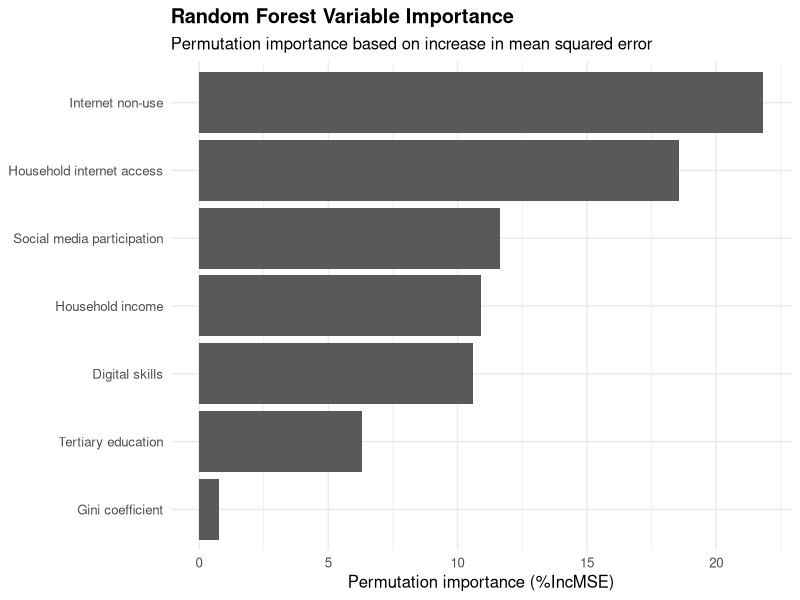
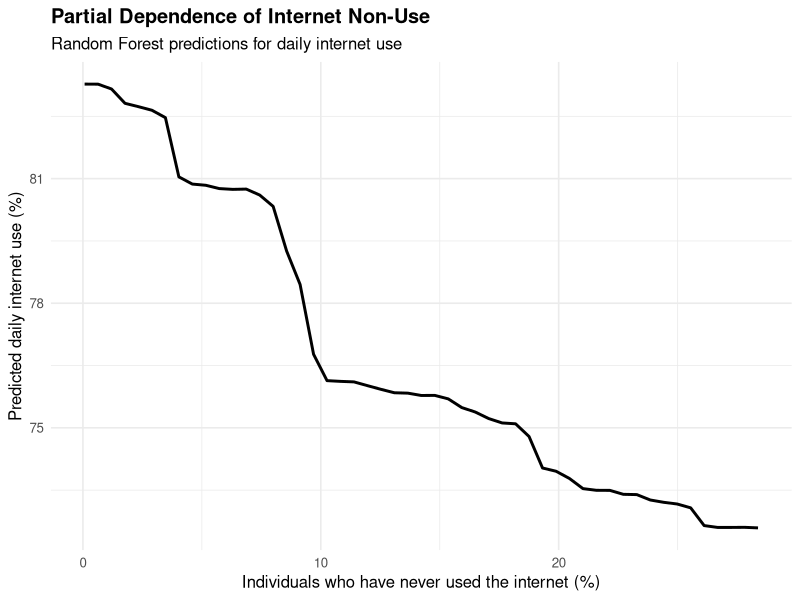
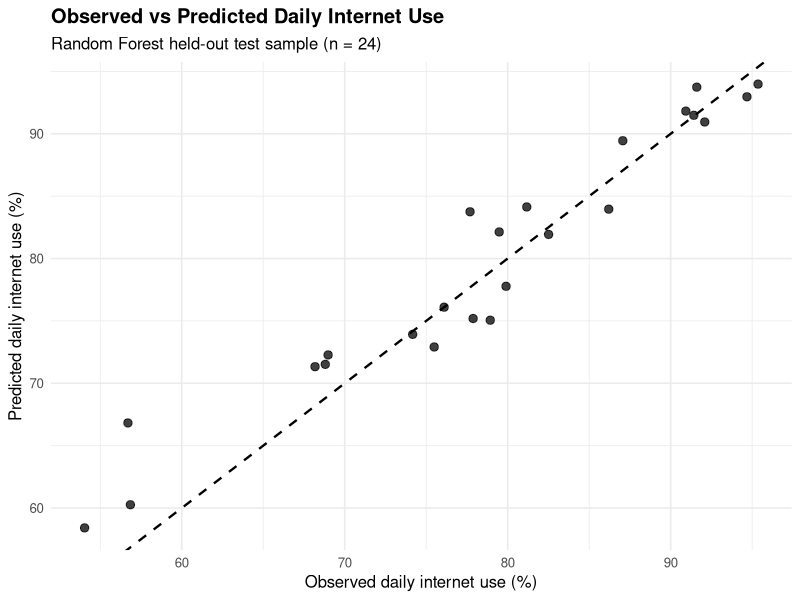
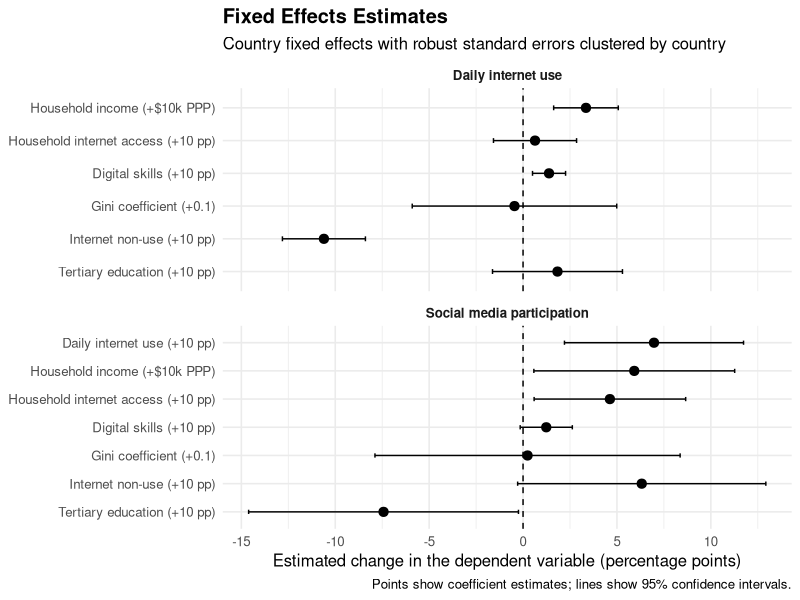
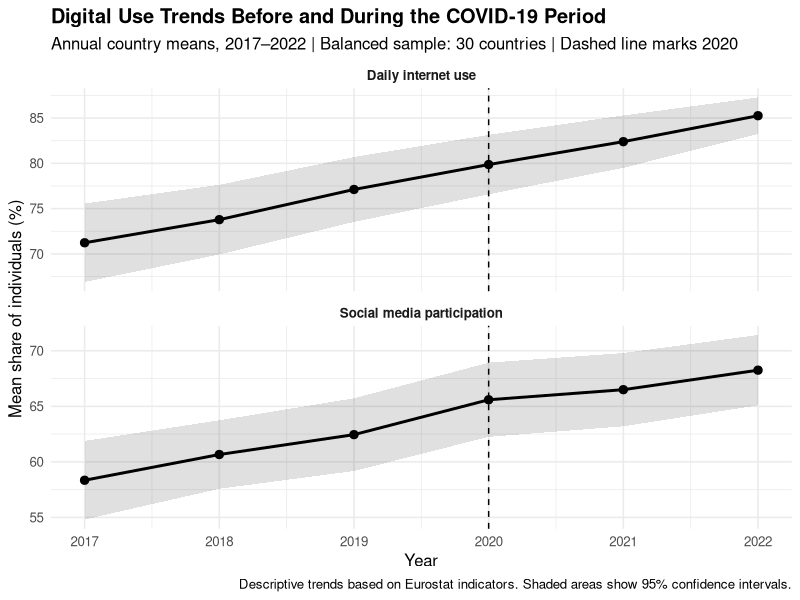

Write the R code that produced these figures, in order. (Note: this script raises an error after producing the figures.)
# =========================================================
# 03_portfolio_figures.R
# Portfolio figures for GitHub / recruitment
# All visible text in figures is in English.
# Run this script from the repository root.
# =========================================================

library(dplyr)
library(ggplot2)
library(plm)
library(lmtest)
library(sandwich)

# Create output folder
dir.create(
  "portfolio_figures",
  showWarnings = FALSE,
  recursive = TRUE
)

# =========================================================
# REQUIRED INPUT FILES
# =========================================================

required_files <- c(
  "data/panel_fe_final.csv",
  "data/panel_reconstruit_final.csv",
  "results/importanta_random_forest_final.csv",
  "results/pdp_nefolosire_internet_final.csv",
  "results/predictii_random_forest_final.csv"
)

missing_files <- required_files[!file.exists(required_files)]

if (length(missing_files) > 0) {
  stop(
    paste0(
      "Missing required file(s):\n",
      paste(missing_files, collapse = "\n"),
      "\n\nRun the script from the repository root and verify the repository structure."
    )
  )
}

# =========================================================
# LOAD DATA
# =========================================================

panel_fe <- read.csv(
  "data/panel_fe_final.csv",
  stringsAsFactors = FALSE
)

panel_trends <- read.csv(
  "data/panel_reconstruit_final.csv",
  stringsAsFactors = FALSE
)

rf_importance <- read.csv(
  "results/importanta_random_forest_final.csv",
  stringsAsFactors = FALSE
)

rf_pdp <- read.csv(
  "results/pdp_nefolosire_internet_final.csv",
  stringsAsFactors = FALSE
)

rf_predictions <- read.csv(
  "results/predictii_random_forest_final.csv",
  stringsAsFactors = FALSE
)

# =========================================================
# 1. RANDOM FOREST VARIABLE IMPORTANCE
# =========================================================

rf_importance_en <- rf_importance %>%
  mutate(
    Variable = case_when(
      Variabila == "nefolosire_internet" ~ "Internet non-use",
      Variabila == "nivel_acces_internet" ~ "Household internet access",
      Variabila == "participare_social_media" ~ "Social media participation",
      Variabila == "venit_mediu_gospodarie" ~ "Household income",
      Variabila == "abilitati_digitale" ~ "Digital skills",
      Variabila == "educatie_superioara" ~ "Tertiary education",
      Variabila == "gini" ~ "Gini coefficient",
      TRUE ~ Variabila
    )
  )

g_importance_en <- ggplot(
  rf_importance_en,
  aes(
    x = reorder(Variable, IncMSE),
    y = IncMSE
  )
) +
  geom_col() +
  coord_flip() +
  labs(
    title = "Random Forest Variable Importance",
    subtitle = "Permutation importance based on increase in mean squared error",
    x = NULL,
    y = "Permutation importance (%IncMSE)"
  ) +
  theme_minimal(base_size = 12) +
  theme(
    plot.title = element_text(face = "bold")
  )

ggsave(
  "portfolio_figures/random_forest_variable_importance.png",
  plot = g_importance_en,
  width = 9,
  height = 6,
  dpi = 300
)

# =========================================================
# 2. PARTIAL DEPENDENCE PLOT
# =========================================================

g_pdp_en <- ggplot(
  rf_pdp,
  aes(
    x = nefolosire_internet,
    y = yhat
  )
) +
  geom_line(linewidth = 1) +
  labs(
    title = "Partial Dependence of Internet Non-Use",
    subtitle = "Random Forest predictions for daily internet use",
    x = "Individuals who have never used the internet (%)",
    y = "Predicted daily internet use (%)"
  ) +
  theme_minimal(base_size = 12) +
  theme(
    plot.title = element_text(face = "bold")
  )

ggsave(
  "portfolio_figures/partial_dependence_internet_nonuse.png",
  plot = g_pdp_en,
  width = 9,
  height = 6,
  dpi = 300
)

# =========================================================
# 3. OBSERVED VS PREDICTED
# =========================================================

g_observed_predicted_en <- ggplot(
  rf_predictions,
  aes(
    x = Observat,
    y = Prezis
  )
) +
  geom_point(size = 2.5, alpha = 0.75) +
  geom_abline(
    intercept = 0,
    slope = 1,
    linetype = "dashed",
    linewidth = 0.8
  ) +
  labs(
    title = "Observed vs Predicted Daily Internet Use",
    subtitle = "Random Forest held-out test sample (n = 24)",
    x = "Observed daily internet use (%)",
    y = "Predicted daily internet use (%)"
  ) +
  theme_minimal(base_size = 12) +
  theme(
    plot.title = element_text(face = "bold")
  )

ggsave(
  "portfolio_figures/random_forest_observed_vs_predicted.png",
  plot = g_observed_predicted_en,
  width = 8,
  height = 6,
  dpi = 300
)

# =========================================================
# 4. FIXED EFFECTS COEFFICIENT PLOT
# =========================================================
# Predictors are rescaled only for presentation:
# - percentage variables: +10 percentage points
# - household income: +$10,000 PPP
# - Gini coefficient: +0.1
#
# Dependent variables remain expressed in percentage points.
# =========================================================

panel_fe_plot <- panel_fe %>%
  mutate(
    daily_internet_10 = daily_internet_use / 10,
    income_10k = venit_mediu_gospodarie / 10000,
    gini_01 = gini / 0.1,
    education_10 = educatie_superioara / 10,
    digital_skills_10 = abilitati_digitale / 10,
    internet_access_10 = nivel_acces_internet / 10,
    internet_nonuse_10 = nefolosire_internet / 10
  )

panel_fe_plot <- pdata.frame(
  panel_fe_plot,
  index = c("country", "year")
)

# Social media participation model
fe_social_plot <- plm(
  participare_social_media ~
    daily_internet_10 +
    income_10k +
    gini_01 +
    education_10 +
    digital_skills_10 +
    internet_access_10 +
    internet_nonuse_10,
  data = panel_fe_plot,
  model = "within",
  effect = "individual"
)

# Daily internet use model
fe_daily_plot <- plm(
  daily_internet_use ~
    income_10k +
    gini_01 +
    education_10 +
    digital_skills_10 +
    internet_access_10 +
    internet_nonuse_10,
  data = panel_fe_plot,
  model = "within",
  effect = "individual"
)

# Robust standard errors clustered by country
rob_social_plot <- coeftest(
  fe_social_plot,
  vcov = vcovHC(
    fe_social_plot,
    type = "HC1",
    cluster = "group"
  )
)

rob_daily_plot <- coeftest(
  fe_daily_plot,
  vcov = vcovHC(
    fe_daily_plot,
    type = "HC1",
    cluster = "group"
  )
)

prepare_coefficients <- function(robust_results, model_name) {
  data.frame(
    term = rownames(robust_results),
    estimate = robust_results[, "Estimate"],
    std_error = robust_results[, "Std. Error"],
    row.names = NULL
  ) %>%
    mutate(
      conf_low = estimate - 1.96 * std_error,
      conf_high = estimate + 1.96 * std_error,
      Model = model_name
    )
}

coef_social <- prepare_coefficients(
  rob_social_plot,
  "Social media participation"
)

coef_daily <- prepare_coefficients(
  rob_daily_plot,
  "Daily internet use"
)

coef_plot_data <- bind_rows(
  coef_social,
  coef_daily
) %>%
  mutate(
    Variable = case_when(
      term == "daily_internet_10" ~ "Daily internet use (+10 pp)",
      term == "income_10k" ~ "Household income (+$10k PPP)",
      term == "gini_01" ~ "Gini coefficient (+0.1)",
      term == "education_10" ~ "Tertiary education (+10 pp)",
      term == "digital_skills_10" ~ "Digital skills (+10 pp)",
      term == "internet_access_10" ~ "Household internet access (+10 pp)",
      term == "internet_nonuse_10" ~ "Internet non-use (+10 pp)",
      TRUE ~ term
    )
  )

g_fe_en <- ggplot(
  coef_plot_data,
  aes(
    x = estimate,
    y = reorder(Variable, estimate)
  )
) +
  geom_vline(
    xintercept = 0,
    linetype = "dashed"
  ) +
  geom_errorbar(
    aes(
      xmin = conf_low,
      xmax = conf_high
    ),
    width = 0.15
  ) +
  geom_point(size = 2.8) +
  facet_wrap(
    ~ Model,
    scales = "free_y",
    ncol = 1
  ) +
  labs(
    title = "Fixed Effects Estimates",
    subtitle = "Country fixed effects with robust standard errors clustered by country",
    x = "Estimated change in the dependent variable (percentage points)",
    y = NULL,
    caption = "Points show coefficient estimates; lines show 95% confidence intervals."
  ) +
  theme_minimal(base_size = 12) +
  theme(
    plot.title = element_text(face = "bold"),
    strip.text = element_text(face = "bold")
  )

ggsave(
  "portfolio_figures/fixed_effects_coefficients.png",
  plot = g_fe_en,
  width = 10,
  height = 8,
  dpi = 300
)

# =========================================================
# 5. DIGITAL USE TRENDS BEFORE AND DURING THE COVID-19 PERIOD
# =========================================================
# This descriptive figure uses annual data for daily internet
# use and social media participation from 2017 to 2022.
#
# A balanced set of countries is used so that changes over
# time are not driven by changes in country composition.
# =========================================================

trend_balanced <- panel_trends %>%
  filter(year %in% 2017:2022) %>%
  select(
    country,
    year,
    daily_internet_use,
    participare_social_media
  ) %>%
  filter(
    !is.na(daily_internet_use),
    !is.na(participare_social_media)
  ) %>%
  group_by(country) %>%
  filter(n_distinct(year) == 6) %>%
  ungroup()

trend_long <- trend_balanced %>%
  tidyr::pivot_longer(
    cols = c(
      daily_internet_use,
      participare_social_media
    ),
    names_to = "indicator",
    values_to = "value"
  ) %>%
  mutate(
    Indicator = case_when(
      indicator == "daily_internet_use" ~ "Daily internet use",
      indicator == "participare_social_media" ~ "Social media participation"
    )
  )

trend_summary <- trend_long %>%
  group_by(year, Indicator) %>%
  summarise(
    n = sum(!is.na(value)),
    mean = mean(value, na.rm = TRUE),
    sd = sd(value, na.rm = TRUE),
    se = sd / sqrt(n),
    ci_low = mean - 1.96 * se,
    ci_high = mean + 1.96 * se,
    .groups = "drop"
  )

n_countries_trend <- n_distinct(trend_balanced$country)

g_pandemic_en <- ggplot(
  trend_summary,
  aes(
    x = year,
    y = mean,
    group = Indicator
  )
) +
  geom_ribbon(
    aes(
      ymin = ci_low,
      ymax = ci_high
    ),
    alpha = 0.15
  ) +
  geom_line(linewidth = 1) +
  geom_point(size = 2.5) +
  geom_vline(
    xintercept = 2020,
    linetype = "dashed"
  ) +
  facet_wrap(
    ~ Indicator,
    ncol = 1,
    scales = "free_y"
  ) +
  scale_x_continuous(
    breaks = 2017:2022
  ) +
  labs(
    title = "Digital Use Trends Before and During the COVID-19 Period",
    subtitle = paste0(
      "Annual country means, 2017–2022 | Balanced sample: ",
      n_countries_trend,
      " countries | Dashed line marks 2020"
    ),
    x = "Year",
    y = "Mean share of individuals (%)",
    caption = "Descriptive trends based on Eurostat indicators. Shaded areas show 95% confidence intervals."
  ) +
  theme_minimal(base_size = 12) +
  theme(
    plot.title = element_text(face = "bold"),
    strip.text = element_text(face = "bold")
  )

ggsave(
  "portfolio_figures/pandemic_digital_trends_2017_2022.png",
  plot = g_pandemic_en,
  width = 10,
  height = 7,
  dpi = 300
)

# =========================================================
# FINAL OUTPUT CHECK
# =========================================================

expected_outputs <- c(
  "portfolio_figures/random_forest_variable_importance.png",
  "portfolio_figures/partial_dependence_internet_nonuse.png",
  "portfolio_figures/random_forest_observed_vs_predicted.png",
  "portfolio_figures/fixed_effects_coefficients.png",
  "portfolio_figures/pandemic_digital_trends_2017_2022.png"
)

output_check <- data.frame(
  file = expected_outputs,
  exists = file.exists(expected_outputs)
)

print(output_check)

if (!all(output_check$exists)) {
  stop("One or more portfolio figures were not generated successfully.")
}

message("All portfolio figures were generated successfully.")
